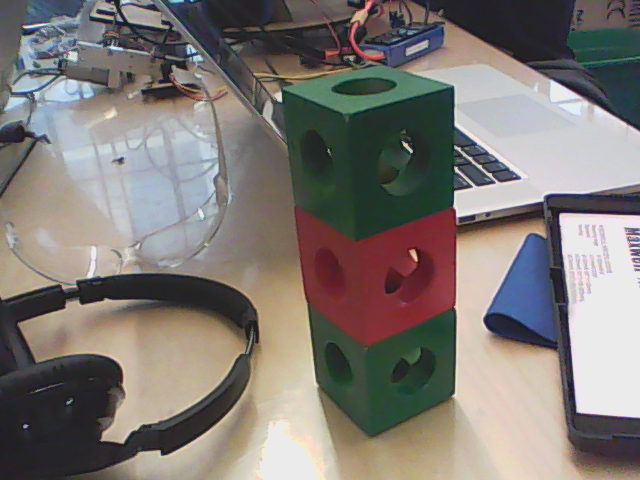
//> input picture vision/3cubes.png, 640 x 480 px
$ ./houghline 3cubes.png   (built with g++ and OpenCV 4)
//> lines starting //> are read from the running program, lines starting //| are printed output that depends on the picture
#include "opencv2/highgui/highgui.hpp"
#include "opencv2/imgproc/imgproc.hpp"
#include <iostream>

using namespace cv;
using namespace std;

int main(int argc, char** argv)
{
    Mat src = imread(argv[1], 0);
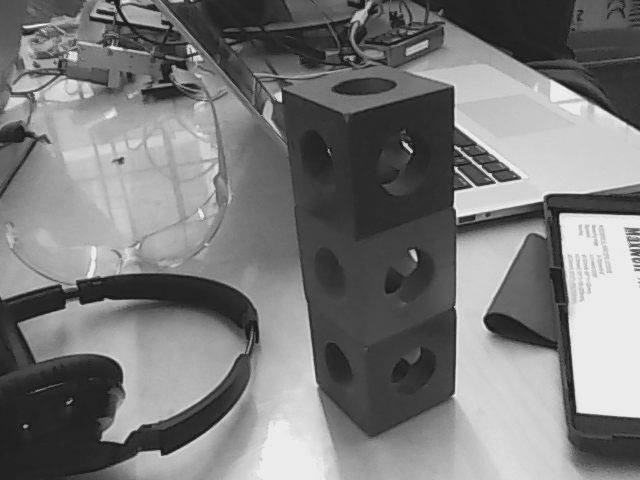
//> src: 480 rows x 640 cols, CV_8UC1; min 29, max 235, mean 122
    if(!src.data) return -1;
    Mat dst, cdst;
    Canny(src, dst, 50, 200, 3);
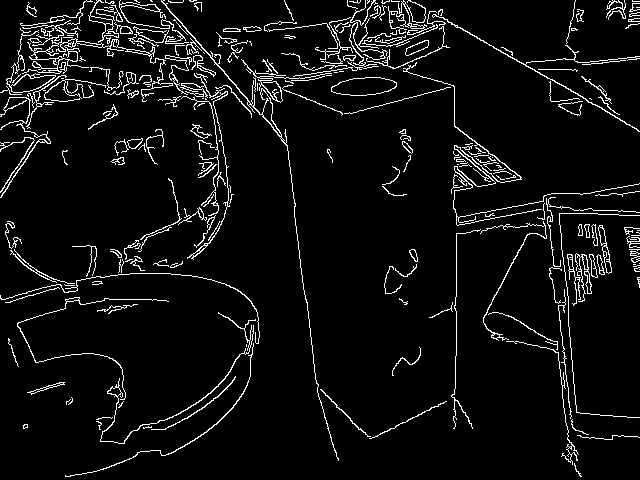
//> dst: 480 rows x 640 cols, CV_8UC1; 5.9% white in thin lines or dots
    cvtColor(dst, cdst, CV_GRAY2BGR);
//> cdst: 480 rows x 640 cols, CV_8UC3; 5.9% white in thin lines or dots

    vector<Vec2f> lines;
    // detect lines
    HoughLines(dst, lines, 1, CV_PI/180, 150, 0, 0 );
//> lines = 3 lines (rho, theta): [-267, 3.02], [-198, 2.08], [-538, 3.05]

    // draw lines
    for( size_t i = 0; i < lines.size(); i++ )
    {
        float rho = lines[i][0], theta = lines[i][1];
        Point pt1, pt2;
        double a = cos(theta), b = sin(theta);
        double x0 = a*rho, y0 = b*rho;
        pt1.x = cvRound(x0 + 1000*(-b));
        pt1.y = cvRound(y0 + 1000*(a));
        pt2.x = cvRound(x0 - 1000*(-b));
        pt2.y = cvRound(y0 - 1000*(a));
        line( cdst, pt1, pt2, Scalar(0,0,255), 3, CV_AA);
    }
//> this loop made 3 passes
//> (rho, theta, a, b, x0, y0) on passes 1 to 3: (-267, 3.02, -0.993, 0.122, 265, -32.54), (-198, 2.08, -0.485, 0.875, 95.99, -173.2), (-538, 3.05, -0.996, 0.0872, 536, -46.89)
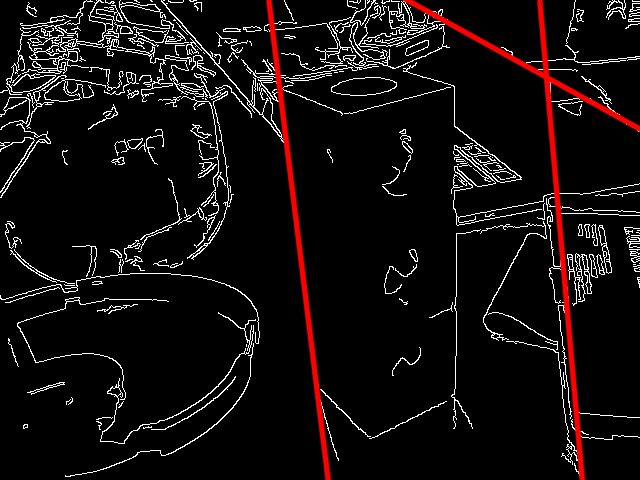
//> cdst: 480 rows x 640 cols, CV_8UC3; mean B, G, R 14.2, 14.2, 19.7

    imshow("source", src);
    imshow("detected lines", cdst);

    waitKey();
    return 0;
}

$ run again, on vision/cubeA1.png
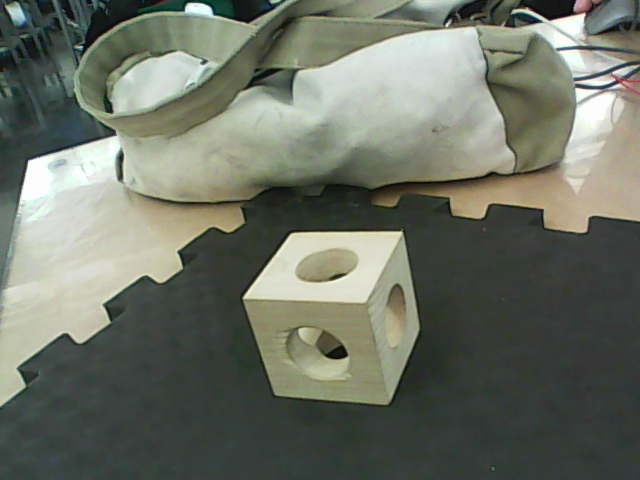
//> input picture vision/cubeA1.png, 640 x 480 px
//> `Canny(src, dst, 50, 200, 3);`:
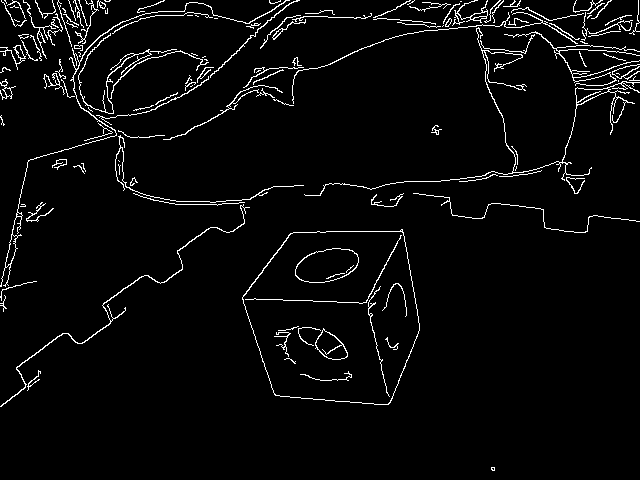
//> dst: 480 rows x 640 cols, CV_8UC1; 3.7% white in thin lines or dots
//> lines = 3 lines (rho, theta): [5, 1.61], [12, 1.59], [-1, 1.62]
//> the loop `for( size_t i = 0; i < lines.size(); i++ )` made 3 passes
//> (rho, theta, a, b, x0, y0) on passes 1 to 3: (5, 1.61, -0.0349, 0.999, -0.174, 5), (12, 1.59, -0.0175, 1, -0.209, 12), (-1, 1.62, -0.0523, 0.999, 0.0523, -0.999)
//> after the loop `for( size_t i = 0; i < lines.size(); i++ )`:
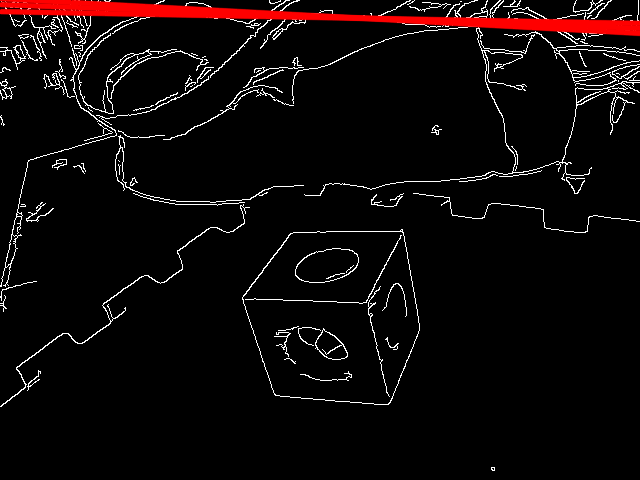
//> cdst: 480 rows x 640 cols, CV_8UC3; mean B, G, R 8.4, 8.4, 14.2

$ run again, on vision/cubeA2.png
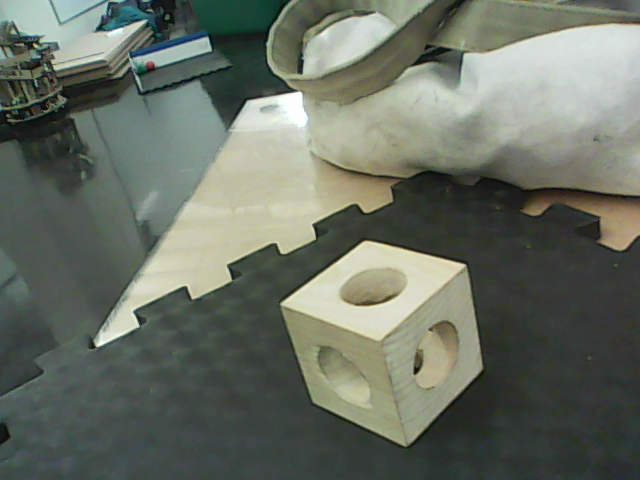
//> input picture vision/cubeA2.png, 640 x 480 px
//> `Canny(src, dst, 50, 200, 3);`:
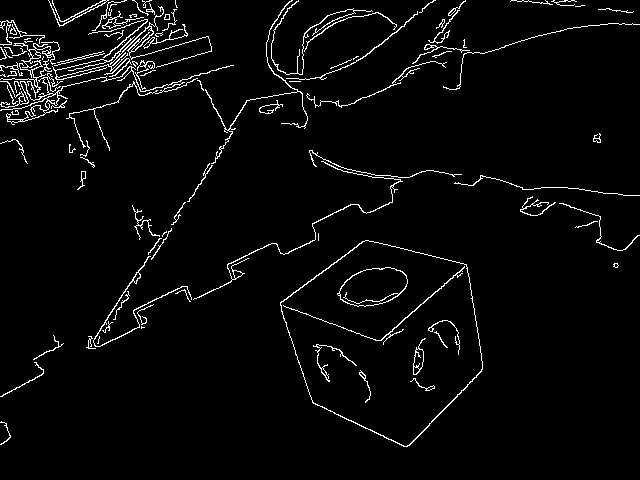
//> dst: 480 rows x 640 cols, CV_8UC1; 3.4% white in thin lines or dots
//> lines = 1 line (rho, theta): [337, 1.12]
//> the loop `for( size_t i = 0; i < lines.size(); i++ )` made 1 pass
//> (rho, theta, a, b, x0, y0) on pass 1: (337, 1.12, 0.438, 0.899, 147.7, 302.9)
//> after the loop `for( size_t i = 0; i < lines.size(); i++ )`:
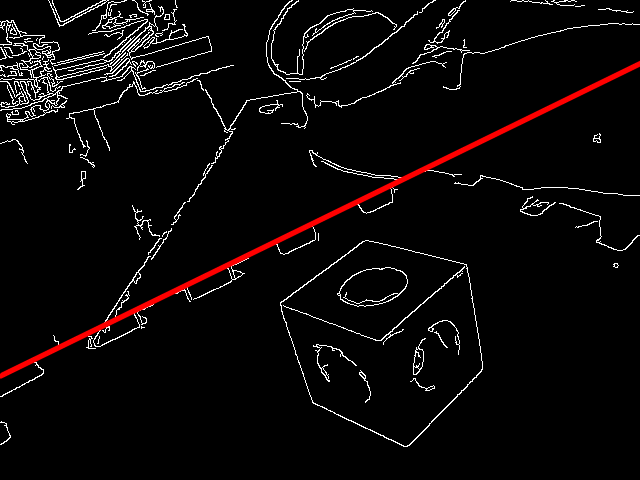
//> cdst: 480 rows x 640 cols, CV_8UC3; mean B, G, R 8.5, 8.5, 11.6
